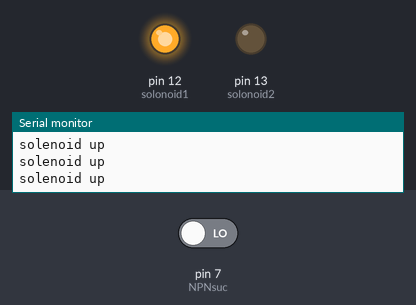
A sketch run on a simulated Arduino Uno, built with avr-gcc and run on an emulated ATmega328P. Parts: output pins drawn as LEDs (lit = HIGH), the last lines printed to the serial monitor. The inputs (shaded band) are chosen by the test bench; at power-on: pin 7 (NPNsuc) LOW.

Above: at 5.3 s.
5.4 s: pin 7 (NPNsuc) driven HIGH
At 36.15 s:
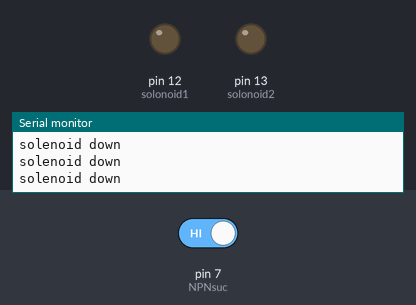
At 36.5 s:
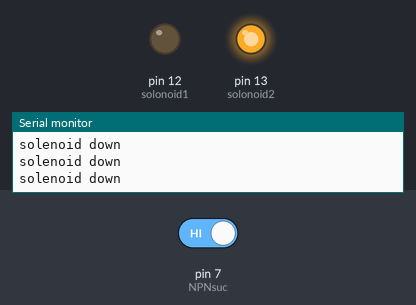
Timing chart, 0 to 37.7 s (numbered marks = the images above; inputs shaded):
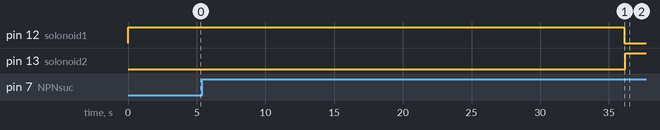

The sketch:

NPNsuctionTest.ino
```cpp
const int pressureInput = A0; //select the analog input pin for the pressure transducer
int solonoid1 = 12;
int solonoid2 = 13;
const int NPNsuc = 7; // npn sensor for the suction cup
const int pressureZero = 102.4; //analog reading of pressure transducer at 0psi
const int pressureMax = 921.6; //analog reading of pressure transducer at 100psi
const int pressuretransducermaxPSI = 100; //psi value of transducer being used
const int baudRate = 9600; //constant integer to set the baud rate for serial monitor
const int sensorreadDelay = 250; //constant integer to set the sensor read delay in milliseconds
bool CheckSolonoid = false;
int inputTime = 0;
float pressureValue = 0; //variable to store the value coming from the pressure transducer
bool npnCheck = false;
void setup() //setup routine, runs once when system turned on or reset
{
  Serial.begin(baudRate); //initializes serial communication at set baud rate bits per second
  pinMode(solonoid1, OUTPUT);
  pinMode(solonoid2, OUTPUT);
  digitalWrite(solonoid1, HIGH);
  pinMode(NPNsuc, INPUT);
}

void loop() //loop routine runs over and over again forever
{
  if(inputTime >= 8) //timer to switch which solonoid is active every 2 seconds
  {

       if (CheckSolonoid == false) // if this statement execute then push the solonoid
       {
         digitalWrite(solonoid2, LOW);
         delay(100);
         digitalWrite(solonoid1, HIGH);
         CheckSolonoid = true;
       }else if (CheckSolonoid == true) // if this statement execute then pull the solonoid
       {
         digitalWrite(solonoid1, LOW);
         delay(100);
         digitalWrite(solonoid2, HIGH);
         CheckSolonoid = false;
       }
    inputTime = 0;
  }
  npnCheck = digitalRead(NPNsuc);
  if (npnCheck == true)
  {
    Serial.println("solenoid down");
    delay(2000);
  }else if (npnCheck == false)
  {
    Serial.println("solenoid up");
    delay(2000);
  }
  inputTime = inputTime + 1;
  delay(sensorreadDelay); //delay in milliseconds between read values
}
```
